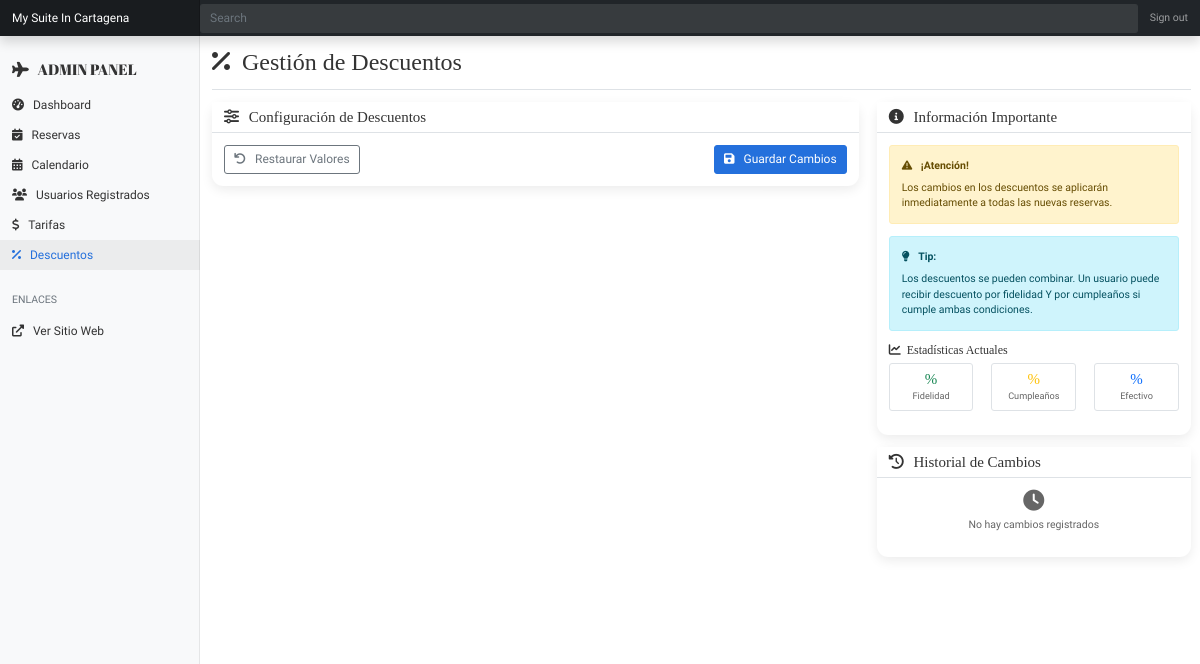
The page /app/views/admin/descuentos.php (signed in) on the database as committed earlier.
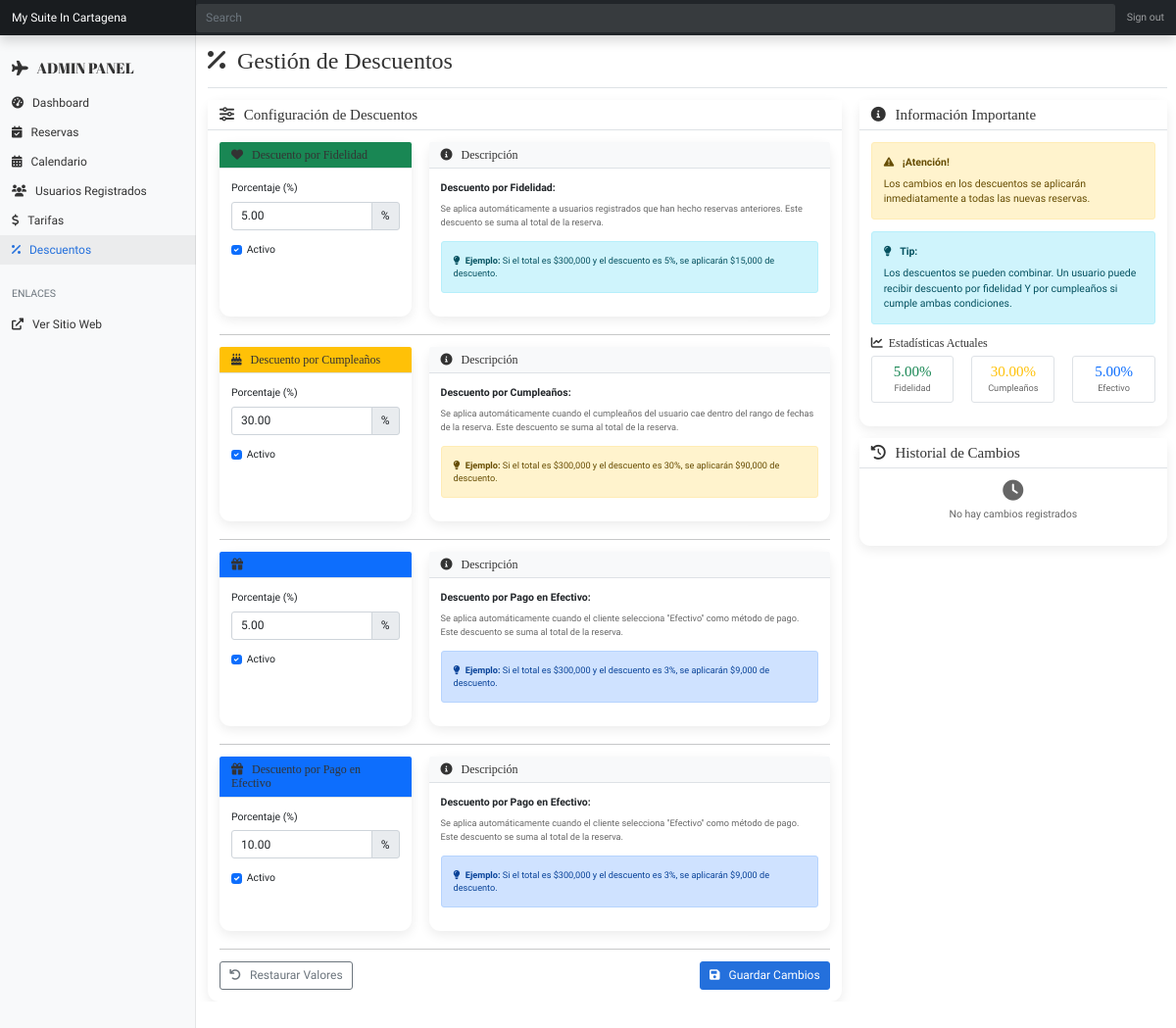
The same page on the database as committed later.
### tables this page shows
CREATE TABLE descuentos_config (
  id_config INT AUTO_INCREMENT PRIMARY KEY,
  tipo_descuento ENUM('fidelidad','cumpleanos','vendedor','promocional') NOT NULL UNIQUE,
  porcentaje DECIMAL(5,2) NOT NULL,
  activo BOOLEAN DEFAULT TRUE,
  creado_en TIMESTAMP DEFAULT CURRENT_TIMESTAMP,
  actualizado_en TIMESTAMP DEFAULT CURRENT_TIMESTAMP ON UPDATE CURRENT_TIMESTAMP
);

### app/views/admin/descuentos.php (the view, shortened to what the rows shown need)
<?php
$database = new Database();
$pdo = $database->getConnection();
$descuentos = [];
if ($pdo) {
    $stmt = $pdo->query("SELECT * FROM descuentos_config ORDER BY tipo_descuento");
    $descuentos = $stmt->fetchAll(PDO::FETCH_ASSOC);
}
?>
<!DOCTYPE html>
<html lang="es">
<head>
    <link href="https://cdn.jsdelivr.net/npm/bootstrap@5.1.3/dist/css/bootstrap.min.css" rel="stylesheet">
    <link href="https://cdnjs.cloudflare.com/ajax/libs/font-awesome/6.0.0/css/all.min.css" rel="stylesheet">
</head>
<body>
    <div class="container-fluid">
        <div class="row">
            <main class="col-md-9 ms-sm-auto col-lg-10 px-md-4 main-content">
                <div class="d-flex justify-content-between flex-wrap flex-md-nowrap align-items-center pt-3 pb-2 mb-3 border-bottom">
                    <h1 class="h2">
                        <i class="fas fa-percentage me-2"></i>
                        Gestión de Descuentos
                    </h1>
                </div>
                <div class="row">
                    <div class="col-lg-8">
                        <div class="card">
                            <div class="card-body">
                                <form id="descuentosForm">
                                    <?php foreach ($descuentos as $descuento): ?>
                                        <div class="row mb-4">
                                            <div class="col-md-4">
                                                <div class="card h-100">
                                                    <div class="card-header bg-<?php echo $descuento['tipo_descuento'] === 'fidelidad' ? 'success' : ($descuento['tipo_descuento'] === 'cumpleanos' ? 'warning' : 'primary'); ?> text-white">
                                                        <h6 class="mb-0">
                                                            <i class="fas fa-<?php echo $descuento['tipo_descuento'] === 'fidelidad' ? 'heart' : ($descuento['tipo_descuento'] === 'cumpleanos' ? 'birthday-cake' : 'gift'); ?> me-2"></i>
                                                            <?php
                                                            $nombres = [
                                                                'fidelidad' => 'Descuento por Fidelidad',
                                                                'cumpleanos' => 'Descuento por Cumpleaños',
                                                                'promocional' => 'Descuento por Pago en Efectivo'
                                                            ];
                                                            echo $nombres[$descuento['tipo_descuento']];
                                                            ?>
                                                        </h6>
                                                    </div>
                                                    <div class="card-body">
                                                        <div class="mb-3">
                                                            <label for="<?php echo $descuento['tipo_descuento']; ?>_porcentaje" class="form-label">Porcentaje (%)</label>
                                                            <div class="input-group">
                                                                <input type="number"
                                                                       class="form-control"
                                                                       id="<?php echo $descuento['tipo_descuento']; ?>_porcentaje"
                                                                       name="<?php echo $descuento['tipo_descuento']; ?>_porcentaje"
                                                                       value="<?php echo $descuento['porcentaje']; ?>"
                                                                       min="0"
                                                                       max="100"
                                                                       step="0.01">
                                                                <span class="input-group-text">%</span>
                                                            </div>
                                                        </div>
                                                        <div class="form-check">
                                                            <input class="form-check-input"
                                                                   type="checkbox"
                                                                   id="<?php echo $descuento['tipo_descuento']; ?>_activo"
                                                                   name="<?php echo $descuento['tipo_descuento']; ?>_activo"
                                                                   <?php echo $descuento['activo'] ? 'checked' : ''; ?>>
                                                            <label class="form-check-label" for="<?php echo $descuento['tipo_descuento']; ?>_activo">
                                                                Activo
                                                            </label>
                                                        </div>
                                                    </div>
                                                </div>
                                            </div>
                                            <div class="col-md-8">
                                                <div class="card h-100">
                                                    <div class="card-header bg-light">
                                                        <h6 class="mb-0">
                                                            <i class="fas fa-info-circle me-2"></i>
                                                            Descripción
                                                        </h6>
                                                    </div>
                                                    <div class="card-body">
                                                        <?php if ($descuento['tipo_descuento'] === 'fidelidad'): ?>
                                                            <p class="mb-2"><strong>Descuento por Fidelidad:</strong></p>
                                                            <p class="text-muted small">Se aplica automáticamente a usuarios registrados que han hecho reservas anteriores. Este descuento se suma al total de la reserva.</p>
                                                            <div class="alert alert-info small">
                                                                <i class="fas fa-lightbulb me-1"></i>
                                                                <strong>Ejemplo:</strong> Si el total es $300,000 y el descuento es 5%, se aplicarán $15,000 de descuento.
                                                            </div>
                                                        <?php elseif ($descuento['tipo_descuento'] === 'cumpleanos'): ?>
                                                            <p class="mb-2"><strong>Descuento por Cumpleaños:</strong></p>
                                                            <p class="text-muted small">Se aplica automáticamente cuando el cumpleaños del usuario cae dentro del rango de fechas de la reserva. Este descuento se suma al total de la reserva.</p>
                                                            <div class="alert alert-warning small">
                                                                <i class="fas fa-lightbulb me-1"></i>
                                                                <strong>Ejemplo:</strong> Si el total es $300,000 y el descuento es 30%, se aplicarán $90,000 de descuento.
                                                            </div>
                                                        <?php else: ?>
                                                            <p class="mb-2"><strong>Descuento por Pago en Efectivo:</strong></p>
                                                            <p class="text-muted small">Se aplica automáticamente cuando el cliente selecciona "Efectivo" como método de pago. Este descuento se suma al total de la reserva.</p>
                                                            <div class="alert alert-primary small">
                                                                <i class="fas fa-lightbulb me-1"></i>
                                                                <strong>Ejemplo:</strong> Si el total es $300,000 y el descuento es 3%, se aplicarán $9,000 de descuento.
                                                            </div>
                                                        <?php endif; ?>
                                                    </div>
                                                </div>
                                            </div>
                                        </div>
                                    <?php endforeach; ?>
                                </form>
                            </div>
                        </div>
                    </div>
                    <div class="col-lg-4">
                        <div class="card">
                            <div class="card-body">
                                <div class="mb-3">
                                    <div class="row text-center">
                                        <div class="col-4">
                                            <div class="border rounded p-2">
                                                <h5 class="text-success mb-0"><?php echo $descuentos[0]['porcentaje']; ?>%</h5>
                                                <small class="text-muted">Fidelidad</small>
                                            </div>
                                        </div>
                                        <div class="col-4">
                                            <div class="border rounded p-2">
                                                <h5 class="text-warning mb-0"><?php echo $descuentos[1]['porcentaje']; ?>%</h5>
                                                <small class="text-muted">Cumpleaños</small>
                                            </div>
                                        </div>
                                        <div class="col-4">
                                            <div class="border rounded p-2">
                                                <h5 class="text-primary mb-0"><?php echo $descuentos[2]['porcentaje']; ?>%</h5>
                                                <small class="text-muted">Efectivo</small>
                                            </div>
                                        </div>
                                    </div>
                                </div>
                            </div>
                        </div>
                    </div>
                </div>
            </main>
        </div>
    </div>
</body>
</html>

Rows that differ between the two databases and show on the page:
added descuentos_config: tipo_descuento "Descuento por Fidelidad", fidelidad_porcentaje "5.00", activo "☑", shows "Descuento por Fidelidad:", porcentaje "5.00"
added descuentos_config: tipo_descuento "Descuento por Cumpleaños", cumpleanos_porcentaje "30.00", activo "☑", shows "Descuento por Cumpleaños:", porcentaje "30.00"
added descuentos_config: tipo_descuento+porcentaje "5.00", activo "☑", shows "Descuento por Pago en Efectivo:", porcentaje "5.00"
added descuentos_config: tipo_descuento "Descuento por Pago en Efectivo", promocional_porcentaje "10.00", activo "☑", shows "Descuento por Pago en Efectivo:"
